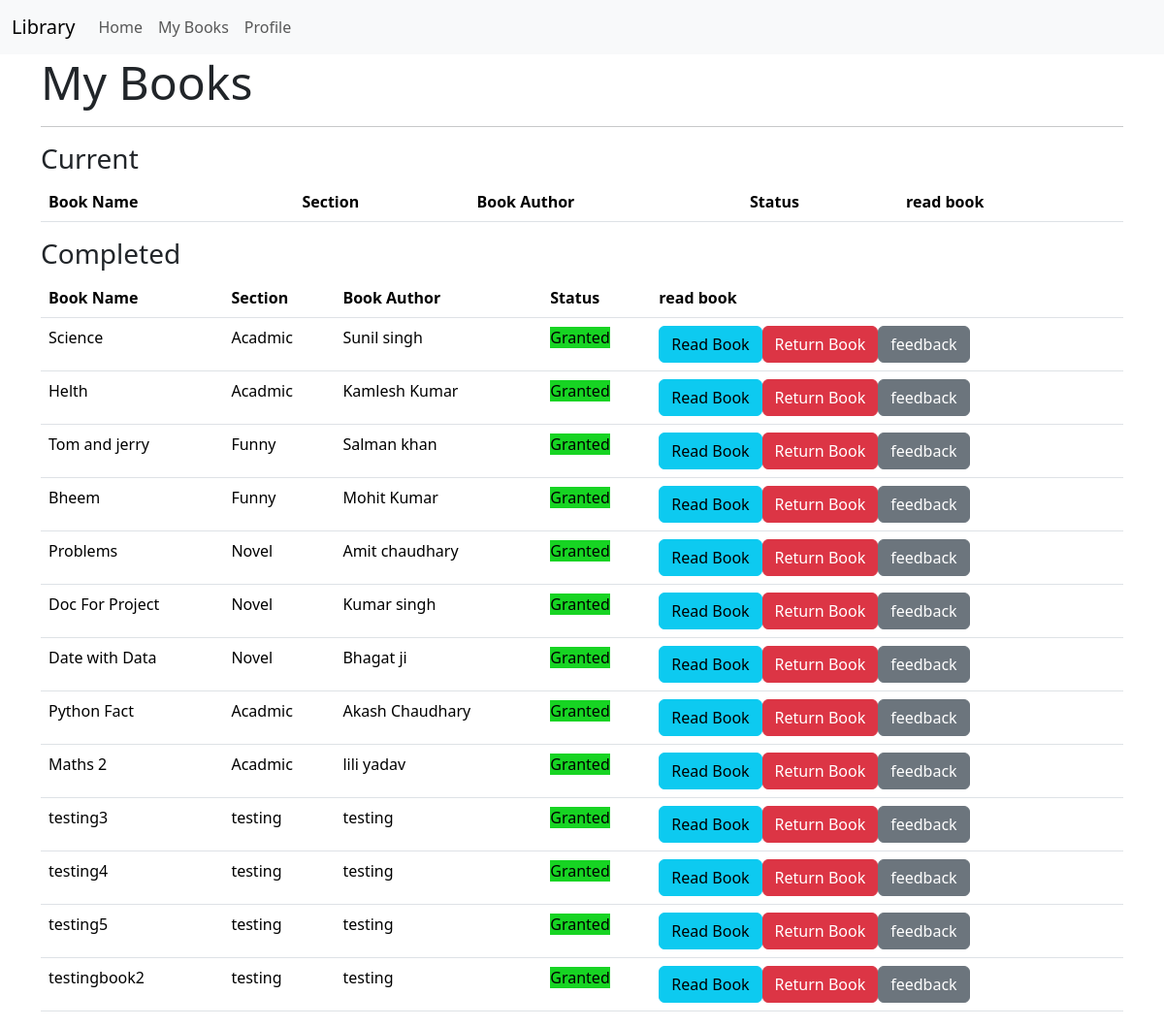
The app's page /mybook (signed in) with its own data.
### models.py (models this page shows)
class BookRequest(db.Model):
    id = db.Column(db.Integer, primary_key=True)#
    user_id = db.Column(db.Integer, db.ForeignKey('user.id'), nullable=False)#
    book_id = db.Column(db.Integer, db.ForeignKey('book.id'), nullable=False)#
    request_date = db.Column(db.DateTime,default=datetime.utcnow)#
    requested_day=db.Column(db.Integer)#
    status=db.Column(db.String(30),default='Pending')#
    issued_date = db.Column(db.DateTime)
    return_date = db.Column(db.DateTime)
    access_expiry = db.Column(db.DateTime)

class Book(db.Model):
    id = db.Column(db.Integer, primary_key=True)#
    name = db.Column(db.String(64), nullable=False)#
    content = db.Column(db.Text)#
    authors = db.Column(db.String(255))#
    book_upload_date = db.Column(db.Date,default=datetime.utcnow)#
    book_rating = db.Column(db.Float)
    section_id = db.Column(db.Integer, db.ForeignKey('section.id'), nullable=False)#
    bookrequest = db.relationship('BookRequest', backref='book', lazy=True, cascade='all, delete-orphan')#

class Section(db.Model):
    id = db.Column(db.Integer, primary_key=True)#
    name = db.Column(db.String(32), unique=True)#
    date_created = db.Column(db.Date,default=datetime.utcnow)#
    description = db.Column(db.Text)#
    books = db.relationship('Book', backref='section', lazy=True,cascade='all, delete-orphan')

### routes.py (the view)
@app.route('/mybook')
@auth_required
def mybook():
    user = User.query.get(session['user_id'])
    mybooks = BookRequest.query.filter_by(user_id=session['user_id']).all()
    return render_template('mybook.html', mybooks=mybooks,user=user)

### routes.py (called while the page is built)
def auth_required(func):
    @wraps(func)
    def inner(*args, **kwargs):
        if 'user_id' in session:
            return func(*args, **kwargs)
        else:
            flash('Please login to continue')
            return redirect(url_for('login'))
    return inner

### templates/mybook.html (shortened to what this page needs)
{% extends 'layout.html' %}
{% block content %}
<h1 class="display-5">My Books</h1>
<hr>
<h3>Current</h3>
<table class="table">
    <thead>
        <tr>
            <th>Book Name</th>
            <th>Section</th>
            <th>Book Author</th>
            <th>Status</th>
            <th>read book</th>
        </tr>
    </thead>
</table>
<h3>Completed</h3>
<table class="table">
    <thead>
        <tr>
            <th>Book Name</th>
            <th>Section</th>
            <th>Book Author</th>
            <th>Status</th>
            <th>read book</th>
        </tr>
    </thead>
    <tbody>
        {% for mybook in mybooks %}
        {%if mybook.status == 'Granted'%}
        <tr>
            <td>{{mybook.book.name}}</td>
            <td>{{mybook.book.section.name}}</td>
            <td>{{mybook.book.authors}}</td>
            <td>
                <span style="background-color: rgb(23, 212, 35);">{{mybook.status}}</span>
            <td>
            <div class="btn-group">
                <form action="{{ url_for('mybook_read', book_request_id=mybook.id) }}" method="post">
                    <button type="submit" class="btn btn-info">Read Book</button>
                </form>
                <form action="{{ url_for('myreqeust_return',book_id = mybook.id)}}" method="post">
                    <button type="submit" class="btn btn-danger">Return Book</button>
                </form>
                <form action="{{url_for('myfeedback', book_id = mybook.id)}}">
                    <button type="submit" class="btn btn-secondary"> feedback </button>
                </form>
            </div>
            {% endif %}
            </td>
        </tr>
        {% endfor %}
</table>
{% endblock %}

### records on screen
BookRequest: book.name "Science", book.section.name "Acadmic", book.authors "Sunil singh", status "Granted"
BookRequest: book.name "Helth", book.section.name "Acadmic", book.authors "Kamlesh Kumar", status "Granted"
BookRequest: book.name "Tom and jerry", book.section.name "Funny", book.authors "Salman khan", status "Granted"
BookRequest: book.name "Bheem", book.section.name "Funny", book.authors "Mohit Kumar", status "Granted"
BookRequest: book.name "Problems", book.section.name "Novel", book.authors "Amit chaudhary", status "Granted"
BookRequest: book.name "Doc For Project", book.section.name "Novel", book.authors "Kumar singh", status "Granted"
BookRequest: book.name "Date with Data", book.section.name "Novel", book.authors "Bhagat ji", status "Granted"
BookRequest: book.name "Python Fact", book.section.name "Acadmic", book.authors "Akash Chaudhary", status "Granted"
BookRequest: book.name "Maths 2", book.section.name "Acadmic", book.authors "lili yadav", status "Granted"
BookRequest: book.name "testing3", book.section.name "testing", book.authors "testing", status "Granted"
BookRequest: book.name "testing4", book.section.name "testing", book.authors "testing", status "Granted"
BookRequest: book.name "testing5", book.section.name "testing", book.authors "testing", status "Granted"
BookRequest: book.name "testingbook2", book.section.name "testing", book.authors "testing", status "Granted"
